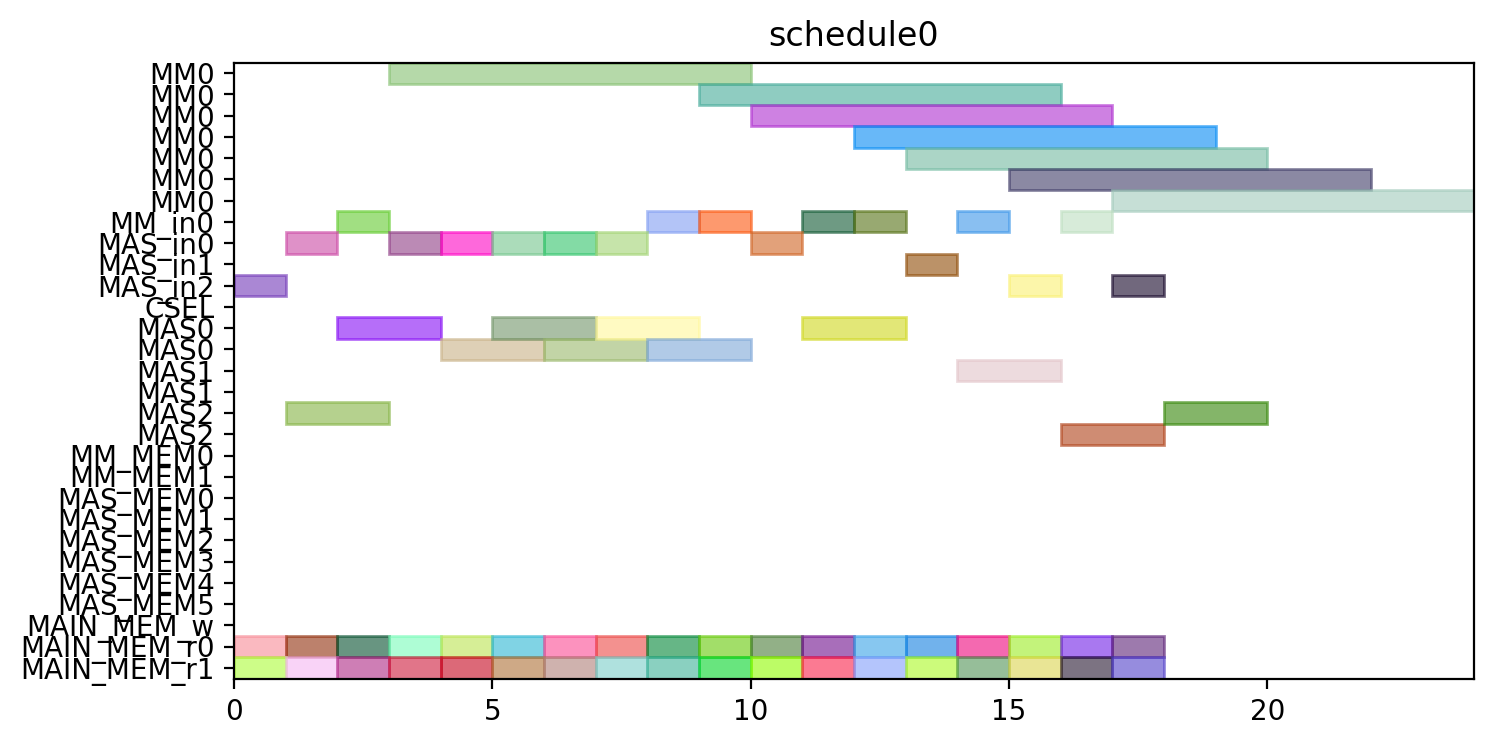

This chart was generated by the following Python code:
from pyschedule import Scenario, solvers, plotters, alt


def solve():
	horizon = 120
	S = Scenario("schedule0", horizon=horizon)

	# resource
	MM = S.Resources('MM', num=1, size=7)
	MM_in = S.Resources('MM_in', num=1)
	MAS_in = S.Resources('MAS_in', num=3)
	CSEL = S.Resource('CSEL')
	MAS = S.Resources('MAS', num=3, size=2, periods=range(1, horizon))
	MM_MEM = S.Resources('MM_MEM', num=2)
	MAS_MEM = S.Resources('MAS_MEM', num=6)
	MAIN_MEM_w = S.Resource('MAIN_MEM_w', size=1)
	MAIN_MEM_r = S.Resources('MAIN_MEM_r', num=2)

	# result of previous scheduling

	# new tasks
	t0_t0 = S.Task('t0_t0', length=2, delay_cost=1)
	t0_t0 += alt(MAS)
	t0_t0_in = S.Task('t0_t0_in', length=1, delay_cost=1)
	t0_t0_in += alt(MAS_in)
	S += t0_t0_in*MAS_in[0]<=t0_t0*MAS[0]

	S += t0_t0_in*MAS_in[1]<=t0_t0*MAS[1]

	S += t0_t0_in*MAS_in[2]<=t0_t0*MAS[2]

	t0_t0_mem0 = S.Task('t0_t0_mem0', length=1, delay_cost=1)
	t0_t0_mem0 += MAIN_MEM_r[0]
	S += t0_t0_mem0 <= t0_t0

	t0_t0_mem1 = S.Task('t0_t0_mem1', length=1, delay_cost=1)
	t0_t0_mem1 += MAIN_MEM_r[1]
	S += t0_t0_mem1 <= t0_t0

	t0_t1 = S.Task('t0_t1', length=2, delay_cost=1)
	t0_t1 += alt(MAS)
	t0_t1_in = S.Task('t0_t1_in', length=1, delay_cost=1)
	t0_t1_in += alt(MAS_in)
	S += t0_t1_in*MAS_in[0]<=t0_t1*MAS[0]

	S += t0_t1_in*MAS_in[1]<=t0_t1*MAS[1]

	S += t0_t1_in*MAS_in[2]<=t0_t1*MAS[2]

	t0_t1_mem0 = S.Task('t0_t1_mem0', length=1, delay_cost=1)
	t0_t1_mem0 += MAIN_MEM_r[0]
	S += t0_t1_mem0 <= t0_t1

	t0_t1_mem1 = S.Task('t0_t1_mem1', length=1, delay_cost=1)
	t0_t1_mem1 += MAIN_MEM_r[1]
	S += t0_t1_mem1 <= t0_t1

	t0_t3 = S.Task('t0_t3', length=7, delay_cost=1)
	t0_t3 += alt(MM)
	t0_t3_in = S.Task('t0_t3_in', length=1, delay_cost=1)
	t0_t3_in += alt(MM_in)
	S += t0_t3_in*MM_in[0]<=t0_t3*MM[0]
	t0_t3_mem0 = S.Task('t0_t3_mem0', length=1, delay_cost=1)
	t0_t3_mem0 += MAIN_MEM_r[0]
	S += t0_t3_mem0 <= t0_t3

	t0_t3_mem1 = S.Task('t0_t3_mem1', length=1, delay_cost=1)
	t0_t3_mem1 += MAIN_MEM_r[1]
	S += t0_t3_mem1 <= t0_t3

	t1_t0 = S.Task('t1_t0', length=2, delay_cost=1)
	t1_t0 += alt(MAS)
	t1_t0_in = S.Task('t1_t0_in', length=1, delay_cost=1)
	t1_t0_in += alt(MAS_in)
	S += t1_t0_in*MAS_in[0]<=t1_t0*MAS[0]

	S += t1_t0_in*MAS_in[1]<=t1_t0*MAS[1]

	S += t1_t0_in*MAS_in[2]<=t1_t0*MAS[2]

	t1_t0_mem0 = S.Task('t1_t0_mem0', length=1, delay_cost=1)
	t1_t0_mem0 += MAIN_MEM_r[0]
	S += t1_t0_mem0 <= t1_t0

	t1_t0_mem1 = S.Task('t1_t0_mem1', length=1, delay_cost=1)
	t1_t0_mem1 += MAIN_MEM_r[1]
	S += t1_t0_mem1 <= t1_t0

	t1_t1 = S.Task('t1_t1', length=2, delay_cost=1)
	t1_t1 += alt(MAS)
	t1_t1_in = S.Task('t1_t1_in', length=1, delay_cost=1)
	t1_t1_in += alt(MAS_in)
	S += t1_t1_in*MAS_in[0]<=t1_t1*MAS[0]

	S += t1_t1_in*MAS_in[1]<=t1_t1*MAS[1]

	S += t1_t1_in*MAS_in[2]<=t1_t1*MAS[2]

	t1_t1_mem0 = S.Task('t1_t1_mem0', length=1, delay_cost=1)
	t1_t1_mem0 += MAIN_MEM_r[0]
	S += t1_t1_mem0 <= t1_t1

	t1_t1_mem1 = S.Task('t1_t1_mem1', length=1, delay_cost=1)
	t1_t1_mem1 += MAIN_MEM_r[1]
	S += t1_t1_mem1 <= t1_t1

	t1_t3 = S.Task('t1_t3', length=7, delay_cost=1)
	t1_t3 += alt(MM)
	t1_t3_in = S.Task('t1_t3_in', length=1, delay_cost=1)
	t1_t3_in += alt(MM_in)
	S += t1_t3_in*MM_in[0]<=t1_t3*MM[0]
	t1_t3_mem0 = S.Task('t1_t3_mem0', length=1, delay_cost=1)
	t1_t3_mem0 += MAIN_MEM_r[0]
	S += t1_t3_mem0 <= t1_t3

	t1_t3_mem1 = S.Task('t1_t3_mem1', length=1, delay_cost=1)
	t1_t3_mem1 += MAIN_MEM_r[1]
	S += t1_t3_mem1 <= t1_t3

	t2_t2 = S.Task('t2_t2', length=2, delay_cost=1)
	t2_t2 += alt(MAS)
	t2_t2_in = S.Task('t2_t2_in', length=1, delay_cost=1)
	t2_t2_in += alt(MAS_in)
	S += t2_t2_in*MAS_in[0]<=t2_t2*MAS[0]

	S += t2_t2_in*MAS_in[1]<=t2_t2*MAS[1]

	S += t2_t2_in*MAS_in[2]<=t2_t2*MAS[2]

	t2_t2_mem0 = S.Task('t2_t2_mem0', length=1, delay_cost=1)
	t2_t2_mem0 += MAIN_MEM_r[0]
	S += t2_t2_mem0 <= t2_t2

	t2_t2_mem1 = S.Task('t2_t2_mem1', length=1, delay_cost=1)
	t2_t2_mem1 += MAIN_MEM_r[1]
	S += t2_t2_mem1 <= t2_t2

	t5_t0 = S.Task('t5_t0', length=7, delay_cost=1)
	t5_t0 += alt(MM)
	t5_t0_in = S.Task('t5_t0_in', length=1, delay_cost=1)
	t5_t0_in += alt(MM_in)
	S += t5_t0_in*MM_in[0]<=t5_t0*MM[0]
	t5_t0_mem0 = S.Task('t5_t0_mem0', length=1, delay_cost=1)
	t5_t0_mem0 += MAIN_MEM_r[0]
	S += t5_t0_mem0 <= t5_t0

	t5_t0_mem1 = S.Task('t5_t0_mem1', length=1, delay_cost=1)
	t5_t0_mem1 += MAIN_MEM_r[1]
	S += t5_t0_mem1 <= t5_t0

	t5_t1 = S.Task('t5_t1', length=7, delay_cost=1)
	t5_t1 += alt(MM)
	t5_t1_in = S.Task('t5_t1_in', length=1, delay_cost=1)
	t5_t1_in += alt(MM_in)
	S += t5_t1_in*MM_in[0]<=t5_t1*MM[0]
	t5_t1_mem0 = S.Task('t5_t1_mem0', length=1, delay_cost=1)
	t5_t1_mem0 += MAIN_MEM_r[0]
	S += t5_t1_mem0 <= t5_t1

	t5_t1_mem1 = S.Task('t5_t1_mem1', length=1, delay_cost=1)
	t5_t1_mem1 += MAIN_MEM_r[1]
	S += t5_t1_mem1 <= t5_t1

	t5_t2 = S.Task('t5_t2', length=2, delay_cost=1)
	t5_t2 += alt(MAS)
	t5_t2_in = S.Task('t5_t2_in', length=1, delay_cost=1)
	t5_t2_in += alt(MAS_in)
	S += t5_t2_in*MAS_in[0]<=t5_t2*MAS[0]

	S += t5_t2_in*MAS_in[1]<=t5_t2*MAS[1]

	S += t5_t2_in*MAS_in[2]<=t5_t2*MAS[2]

	t5_t2_mem0 = S.Task('t5_t2_mem0', length=1, delay_cost=1)
	t5_t2_mem0 += MAIN_MEM_r[0]
	S += t5_t2_mem0 <= t5_t2

	t5_t2_mem1 = S.Task('t5_t2_mem1', length=1, delay_cost=1)
	t5_t2_mem1 += MAIN_MEM_r[1]
	S += t5_t2_mem1 <= t5_t2

	t5_t3 = S.Task('t5_t3', length=2, delay_cost=1)
	t5_t3 += alt(MAS)
	t5_t3_in = S.Task('t5_t3_in', length=1, delay_cost=1)
	t5_t3_in += alt(MAS_in)
	S += t5_t3_in*MAS_in[0]<=t5_t3*MAS[0]

	S += t5_t3_in*MAS_in[1]<=t5_t3*MAS[1]

	S += t5_t3_in*MAS_in[2]<=t5_t3*MAS[2]

	t5_t3_mem0 = S.Task('t5_t3_mem0', length=1, delay_cost=1)
	t5_t3_mem0 += MAIN_MEM_r[0]
	S += t5_t3_mem0 <= t5_t3

	t5_t3_mem1 = S.Task('t5_t3_mem1', length=1, delay_cost=1)
	t5_t3_mem1 += MAIN_MEM_r[1]
	S += t5_t3_mem1 <= t5_t3

	t7_t0 = S.Task('t7_t0', length=2, delay_cost=1)
	t7_t0 += alt(MAS)
	t7_t0_in = S.Task('t7_t0_in', length=1, delay_cost=1)
	t7_t0_in += alt(MAS_in)
	S += t7_t0_in*MAS_in[0]<=t7_t0*MAS[0]

	S += t7_t0_in*MAS_in[1]<=t7_t0*MAS[1]

	S += t7_t0_in*MAS_in[2]<=t7_t0*MAS[2]

	t7_t0_mem0 = S.Task('t7_t0_mem0', length=1, delay_cost=1)
	t7_t0_mem0 += MAIN_MEM_r[0]
	S += t7_t0_mem0 <= t7_t0

	t7_t0_mem1 = S.Task('t7_t0_mem1', length=1, delay_cost=1)
	t7_t0_mem1 += MAIN_MEM_r[1]
	S += t7_t0_mem1 <= t7_t0

	t7_t1 = S.Task('t7_t1', length=2, delay_cost=1)
	t7_t1 += alt(MAS)
	t7_t1_in = S.Task('t7_t1_in', length=1, delay_cost=1)
	t7_t1_in += alt(MAS_in)
	S += t7_t1_in*MAS_in[0]<=t7_t1*MAS[0]

	S += t7_t1_in*MAS_in[1]<=t7_t1*MAS[1]

	S += t7_t1_in*MAS_in[2]<=t7_t1*MAS[2]

	t7_t1_mem0 = S.Task('t7_t1_mem0', length=1, delay_cost=1)
	t7_t1_mem0 += MAIN_MEM_r[0]
	S += t7_t1_mem0 <= t7_t1

	t7_t1_mem1 = S.Task('t7_t1_mem1', length=1, delay_cost=1)
	t7_t1_mem1 += MAIN_MEM_r[1]
	S += t7_t1_mem1 <= t7_t1

	t7_t3 = S.Task('t7_t3', length=7, delay_cost=1)
	t7_t3 += alt(MM)
	t7_t3_in = S.Task('t7_t3_in', length=1, delay_cost=1)
	t7_t3_in += alt(MM_in)
	S += t7_t3_in*MM_in[0]<=t7_t3*MM[0]
	t7_t3_mem0 = S.Task('t7_t3_mem0', length=1, delay_cost=1)
	t7_t3_mem0 += MAIN_MEM_r[0]
	S += t7_t3_mem0 <= t7_t3

	t7_t3_mem1 = S.Task('t7_t3_mem1', length=1, delay_cost=1)
	t7_t3_mem1 += MAIN_MEM_r[1]
	S += t7_t3_mem1 <= t7_t3

	t10_t0 = S.Task('t10_t0', length=7, delay_cost=1)
	t10_t0 += alt(MM)
	t10_t0_in = S.Task('t10_t0_in', length=1, delay_cost=1)
	t10_t0_in += alt(MM_in)
	S += t10_t0_in*MM_in[0]<=t10_t0*MM[0]
	t10_t0_mem0 = S.Task('t10_t0_mem0', length=1, delay_cost=1)
	t10_t0_mem0 += MAIN_MEM_r[0]
	S += t10_t0_mem0 <= t10_t0

	t10_t0_mem1 = S.Task('t10_t0_mem1', length=1, delay_cost=1)
	t10_t0_mem1 += MAIN_MEM_r[1]
	S += t10_t0_mem1 <= t10_t0

	t10_t1 = S.Task('t10_t1', length=7, delay_cost=1)
	t10_t1 += alt(MM)
	t10_t1_in = S.Task('t10_t1_in', length=1, delay_cost=1)
	t10_t1_in += alt(MM_in)
	S += t10_t1_in*MM_in[0]<=t10_t1*MM[0]
	t10_t1_mem0 = S.Task('t10_t1_mem0', length=1, delay_cost=1)
	t10_t1_mem0 += MAIN_MEM_r[0]
	S += t10_t1_mem0 <= t10_t1

	t10_t1_mem1 = S.Task('t10_t1_mem1', length=1, delay_cost=1)
	t10_t1_mem1 += MAIN_MEM_r[1]
	S += t10_t1_mem1 <= t10_t1

	t10_t2 = S.Task('t10_t2', length=2, delay_cost=1)
	t10_t2 += alt(MAS)
	t10_t2_in = S.Task('t10_t2_in', length=1, delay_cost=1)
	t10_t2_in += alt(MAS_in)
	S += t10_t2_in*MAS_in[0]<=t10_t2*MAS[0]

	S += t10_t2_in*MAS_in[1]<=t10_t2*MAS[1]

	S += t10_t2_in*MAS_in[2]<=t10_t2*MAS[2]

	t10_t2_mem0 = S.Task('t10_t2_mem0', length=1, delay_cost=1)
	t10_t2_mem0 += MAIN_MEM_r[0]
	S += t10_t2_mem0 <= t10_t2

	t10_t2_mem1 = S.Task('t10_t2_mem1', length=1, delay_cost=1)
	t10_t2_mem1 += MAIN_MEM_r[1]
	S += t10_t2_mem1 <= t10_t2

	t10_t3 = S.Task('t10_t3', length=2, delay_cost=1)
	t10_t3 += alt(MAS)
	t10_t3_in = S.Task('t10_t3_in', length=1, delay_cost=1)
	t10_t3_in += alt(MAS_in)
	S += t10_t3_in*MAS_in[0]<=t10_t3*MAS[0]

	S += t10_t3_in*MAS_in[1]<=t10_t3*MAS[1]

	S += t10_t3_in*MAS_in[2]<=t10_t3*MAS[2]

	t10_t3_mem0 = S.Task('t10_t3_mem0', length=1, delay_cost=1)
	t10_t3_mem0 += MAIN_MEM_r[0]
	S += t10_t3_mem0 <= t10_t3

	t10_t3_mem1 = S.Task('t10_t3_mem1', length=1, delay_cost=1)
	t10_t3_mem1 += MAIN_MEM_r[1]
	S += t10_t3_mem1 <= t10_t3

	solvers.mip.solve(S,msg=1,kind='CPLEX',ratio_gap=1.01)

	solution = [['hoge']*len(S.solution()[1]) for i in range(len(S.solution()))]
	for i in range(len(S.solution())):
		for j in range(len(S.solution()[i])):
			solution[i][j]=str(S.solution()[i][j])
	print(solution)

	cycles = int(solution[-1][3])

	pic_file_name = "/mnt/rose/usr1/fukuda/ABE/multiRAM_multiMAS_16mux/scheduling_result/stage7MM1_stage2MAS3/EP2_DBL_w_EVAL/schedule0.png"
	if(S.solution() != []):
		plotters.matplotlib.plot(S,img_filename=pic_file_name, show_task_labels=False, fig_size=(cycles*0.25+3, 4))

	return solution
